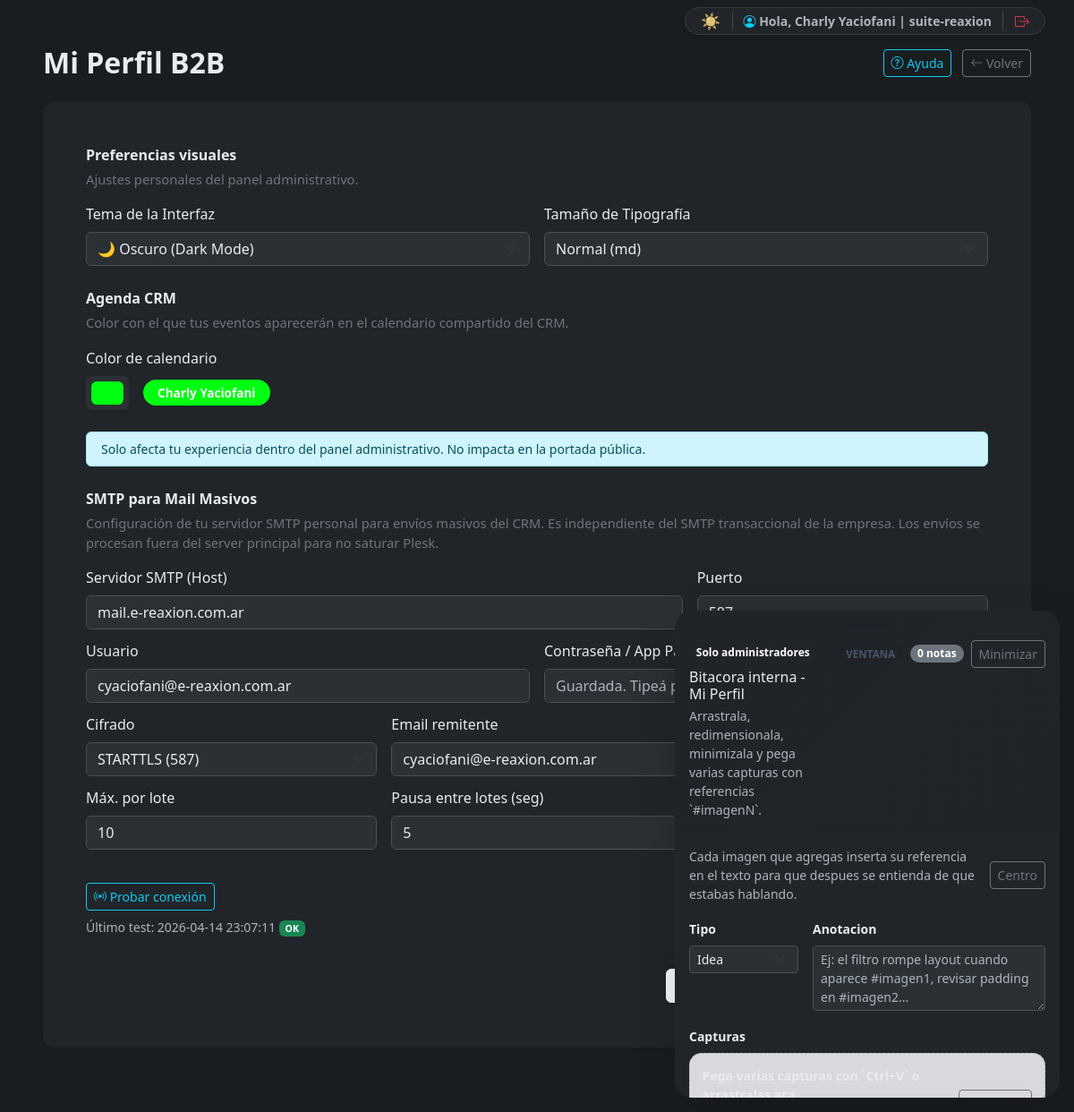
/mi-perfil (signed in), run on the app's committed database.
### tables this page shows
CREATE TABLE `usuarios` (
  `id` int(11) NOT NULL,
  `empresa_id` int(11) NOT NULL,
  `nombre` varchar(150) NOT NULL,
  `email` varchar(150) NOT NULL,
  `email_verificado` tinyint(1) DEFAULT 0,
  `email_verificado_at` datetime DEFAULT NULL,
  `verification_token` varchar(64) DEFAULT NULL,
  `verification_expires` datetime DEFAULT NULL,
  `password_hash` varchar(255) NOT NULL,
  `anura_interno` varchar(50) DEFAULT NULL,
  `reset_token` varchar(64) DEFAULT NULL,
  `reset_expires` datetime DEFAULT NULL,
  `preferencia_tema` varchar(10) DEFAULT 'light',
  `preferencia_fuente` varchar(5) DEFAULT 'md',
  `color_calendario` varchar(20) DEFAULT '#007bff',
  `ultimo_acceso` timestamp NULL DEFAULT NULL,
  `avatar_url` varchar(255) DEFAULT NULL,
  `activo` tinyint(1) NOT NULL DEFAULT 1,
  `es_admin` tinyint(1) NOT NULL DEFAULT 0,
  `es_rxn_admin` tinyint(1) NOT NULL DEFAULT 0,
  `created_at` timestamp NULL DEFAULT current_timestamp(),
  `updated_at` timestamp NULL DEFAULT current_timestamp() ON UPDATE current_timestamp(),
  `dashboard_order` text DEFAULT NULL,
  `tango_perfil_pedido_id` int(11) DEFAULT NULL,
  `tango_perfil_pedido_codigo` varchar(100) DEFAULT NULL,
  `tango_perfil_pedido_nombre` varchar(255) DEFAULT NULL,
  `tango_perfil_snapshot_json` text DEFAULT NULL,
  `tango_perfil_snapshot_date` datetime DEFAULT NULL,
  `tango_perfil_snapshot_synced_at` datetime DEFAULT NULL,
  `deleted_at` datetime DEFAULT NULL
);

CREATE TABLE `crm_mail_smtp_configs` (
  `id` int(11) NOT NULL,
  `empresa_id` int(11) NOT NULL,
  `usuario_id` int(11) NOT NULL,
  `nombre` varchar(120) NOT NULL DEFAULT 'SMTP Masivo',
  `host` varchar(180) NOT NULL,
  `port` smallint(5) UNSIGNED NOT NULL DEFAULT 587,
  `username` varchar(180) NOT NULL,
  `password_encrypted` text NOT NULL,
  `encryption` enum('none','ssl','tls') NOT NULL DEFAULT 'tls',
  `from_email` varchar(180) NOT NULL,
  `from_name` varchar(180) DEFAULT NULL,
  `max_per_batch` smallint(5) UNSIGNED NOT NULL DEFAULT 50,
  `pause_seconds` smallint(5) UNSIGNED NOT NULL DEFAULT 5,
  `activo` tinyint(1) NOT NULL DEFAULT 1,
  `last_test_at` datetime DEFAULT NULL,
  `last_test_status` enum('ok','fail') DEFAULT NULL,
  `last_test_error` text DEFAULT NULL,
  `created_at` timestamp NOT NULL DEFAULT current_timestamp(),
  `updated_at` timestamp NOT NULL DEFAULT current_timestamp() ON UPDATE current_timestamp(),
  `deleted_at` datetime DEFAULT NULL
);

### app/core/View.php (called while the page is built, shortened)
<?php
class View
{
    public static function render(string $path, array $data = []): void
    {
        $file = BASE_PATH . '/' . ltrim($path, '/');
        extract($data, EXTR_SKIP);
        require $file;
    }
}

### app/modules/Usuarios/UsuarioPerfilController.php (called while the page is built, shortened)
<?php
class UsuarioPerfilController
{
    public function index(): void
    {
        $area = OperationalAreaService::resolveFromRequest();
        $pdo = Database::getConnection();
        $stmt = $pdo->prepare("SELECT * FROM usuarios WHERE id = ?");
        $stmt->execute([$_SESSION['user_id']]);
        $usuario = $stmt->fetch(PDO::FETCH_ASSOC);
        $smtpConfig = null;
        $empresaId = Context::getEmpresaId();
        if ($empresaId) {
            $stmtSmtp = $pdo->prepare(
                "SELECT * FROM crm_mail_smtp_configs
                 WHERE empresa_id = ? AND usuario_id = ? AND deleted_at IS NULL
                 LIMIT 1"
            );
            $stmtSmtp->execute([$empresaId, $_SESSION['user_id']]);
            $smtpConfig = $stmtSmtp->fetch(PDO::FETCH_ASSOC) ?: null;
        }
        View::render('app/modules/Usuarios/views/mi_perfil.php', [
            'usuario' => $usuario,
            'smtpConfig' => $smtpConfig,
            'area' => $area,
            'dashboardPath' => OperationalAreaService::dashboardPath($area),
            'helpPath' => OperationalAreaService::helpPath($area),
            'formPath' => OperationalAreaService::profilePath($area),
        ]);
    }
}

### app/core/App.php (called while the page is built, shortened)
<?php
class App
{
    public static function run(): void
    {
        $router = new Router();
        $request = new Request();
        $router->dispatch($request);
    }
}

### public/index.php (called while the page is built, shortened)
<?php
App::run();

### app/modules/Usuarios/views/mi_perfil.php (the view, shortened to what this page needs)
<?php
    $dashboardPath = $dashboardPath ?? '/mi-empresa/dashboard';
    $helpPath = $helpPath ?? '/mi-empresa/ayuda?area=tiendas';
    $formPath = $formPath ?? '/mi-perfil?area=tiendas';
    ?>
    <?php
    $smtpConfig = $smtpConfig ?? null;
    ?>
    <div class="container-fluid mt-2 mb-5 rxn-responsive-container rxn-form-shell">
        <div class="rxn-module-header mb-4">
            <h2 class="fw-bold m-0">Mi Perfil B2B</h2>
            <div class="rxn-module-actions">
                <a href="<?= htmlspecialchars($helpPath) ?>" class="btn btn-outline-info btn-sm" target="_blank" rel="noopener noreferrer"><i class="bi bi-question-circle"></i> Ayuda</a>
                <a href="<?= htmlspecialchars($dashboardPath) ?>" class="btn btn-outline-secondary btn-sm" title="Volver al Entorno"><i class="bi bi-arrow-left"></i> Volver</a>
            </div>
        </div>
        <?php
        require BASE_PATH . '/app/shared/views/components/module_notes_panel.php';
        ?>
        <div class="card rxn-form-card shadow-sm border-0">
            <div class="card-body p-4 p-lg-5">
            <form action="<?= htmlspecialchars($formPath) ?>" method="POST">
                <div class="rxn-form-section">
                    <div class="rxn-form-section-title">Preferencias visuales</div>
                    <div class="rxn-form-section-text">Ajustes personales del panel administrativo.</div>
                    <div class="rxn-form-grid">
                        <div class="rxn-form-span-6">
                            <label class="form-label fw-medium text-dark">Tema de la Interfaz</label>
                            <select name="preferencia_tema" class="form-select">
                                <option value="dark" <?= ($usuario['preferencia_tema'] ?? '') === 'dark' ? 'selected' : '' ?>>🌙 Oscuro (Dark Mode)</option>
                            </select>
                        </div>
                        <div class="rxn-form-span-6">
                            <label class="form-label fw-medium text-dark">Tamaño de Tipografía</label>
                            <select name="preferencia_fuente" class="form-select">
                                <option value="md" <?= ($usuario['preferencia_fuente'] ?? '') === 'md' ? 'selected' : '' ?>>Normal (md)</option>
                            </select>
                        </div>
                    </div>
                </div>
                <div class="rxn-form-section mt-4">
                    <div class="rxn-form-section-title">Agenda CRM</div>
                    <div class="rxn-form-section-text">Color con el que tus eventos aparecerán en el calendario compartido del CRM.</div>
                    <div class="rxn-form-grid">
                        <div class="rxn-form-span-6">
                            <label class="form-label fw-medium text-dark">Color de calendario</label>
                            <div class="d-flex align-items-center gap-3">
                                <input type="color" name="color_calendario" class="form-control form-control-color border-0 shadow-sm" value="<?= htmlspecialchars($usuario['color_calendario'] ?? '#007bff') ?>" title="Elegí tu color para la agenda">
                                <span class="badge rounded-pill px-3 py-2 shadow-sm" style="background: <?= htmlspecialchars($usuario['color_calendario'] ?? '#007bff') ?>; color: #fff; font-size: 0.85rem;" id="color-preview"><?= htmlspecialchars($usuario['nombre'] ?? 'Tu nombre') ?></span>
                            </div>
                        </div>
                    </div>
                </div>
                <div class="alert alert-info py-2 small mb-4 mt-4">
                    Solo afecta tu experiencia dentro del panel administrativo. No impacta en la portada pública.
                </div>
                <div class="rxn-form-section mt-4">
                    <div class="rxn-form-section-title">SMTP para Mail Masivos</div>
                    <div class="rxn-form-section-text">
                        Configuración de tu servidor SMTP personal para envíos masivos del CRM. Es independiente del SMTP transaccional de la empresa.
                        Los envíos se procesan fuera del server principal para no saturar Plesk.
                    </div>
                    <div class="rxn-form-grid">
                        <div class="rxn-form-span-8">
                            <label for="smtp_host" class="form-label fw-medium text-dark">Servidor SMTP (Host)</label>
                            <input type="text" class="form-control" id="smtp_host" name="smtp_host"
                                   value="<?= htmlspecialchars($smtpConfig['host'] ?? '') ?>"
                                   placeholder="ej. smtp.gmail.com">
                        </div>
                        <div class="rxn-form-span-4">
                            <label for="smtp_port" class="form-label fw-medium text-dark">Puerto</label>
                        </div>
                        <div class="rxn-form-span-6">
                            <label for="smtp_username" class="form-label fw-medium text-dark">Usuario</label>
                            <input type="text" class="form-control" id="smtp_username" name="smtp_username"
                                   value="<?= htmlspecialchars($smtpConfig['username'] ?? '') ?>"
                                   placeholder="tuemail@tudominio.com"
                                   autocomplete="off">
                        </div>
                        <div class="rxn-form-span-6">
                            <label for="smtp_password" class="form-label fw-medium text-dark">Contraseña / App Password</label>
                        </div>
                        <div class="rxn-form-span-4">
                            <label for="smtp_encryption" class="form-label fw-medium text-dark">Cifrado</label>
                            <select class="form-select" id="smtp_encryption" name="smtp_encryption">
                                <?php $enc = $smtpConfig['encryption'] ?? 'tls'; ?>
                                <option value="tls" <?= $enc === 'tls' ? 'selected' : '' ?>>STARTTLS (587)</option>
                            </select>
                        </div>
                        <div class="rxn-form-span-4">
                            <label for="smtp_from_email" class="form-label fw-medium text-dark">Email remitente</label>
                            <input type="email" class="form-control" id="smtp_from_email" name="smtp_from_email"
                                   value="<?= htmlspecialchars($smtpConfig['from_email'] ?? '') ?>"
                                   placeholder="envios@tudominio.com">
                        </div>
                        <div class="rxn-form-span-4">
                            <label for="smtp_from_name" class="form-label fw-medium text-dark">Nombre remitente</label>
                        </div>
                        <div class="rxn-form-span-4">
                            <label for="smtp_max_per_batch" class="form-label fw-medium text-dark">Máx. por lote</label>
                            <input type="number" class="form-control" id="smtp_max_per_batch" name="smtp_max_per_batch" min="1" max="1000"
                                   value="<?= htmlspecialchars((string) ($smtpConfig['max_per_batch'] ?? 50)) ?>">
                            <div class="form-text">Cantidad antes de pausar.</div>
                        </div>
                        <div class="rxn-form-span-4">
                            <label for="smtp_pause_seconds" class="form-label fw-medium text-dark">Pausa entre lotes (seg)</label>
                            <input type="number" class="form-control" id="smtp_pause_seconds" name="smtp_pause_seconds" min="0" max="300"
                                   value="<?= htmlspecialchars((string) ($smtpConfig['pause_seconds'] ?? 5)) ?>">
                        </div>
                        <div class="rxn-form-span-4">
                            <label class="form-label fw-medium text-dark">Estado</label>
                            <div class="form-check form-switch mt-2">
                                <label class="form-check-label" for="smtp_activo">Activo</label>
                            </div>
                        </div>
                        <div class="rxn-form-span-12">
                            <button type="button" id="btn-test-smtp" class="btn btn-outline-info btn-sm">
                                <i class="bi bi-broadcast"></i> Probar conexión
                            </button>
                            <?php if (!empty($smtpConfig['last_test_at'])): ?>
                                <div class="mt-2 small text-muted">
                                    Último test:
                                    <?= htmlspecialchars((string) $smtpConfig['last_test_at']) ?>
                                    <?php if ($smtpConfig['last_test_status'] === 'ok'): ?>
                                        <span class="badge bg-success">OK</span>
                                    <?php endif; ?>
                                </div>
                            <?php endif; ?>
                        </div>
                    </div>
                </div>
                <div class="rxn-form-actions">
                    <a href="<?= htmlspecialchars($dashboardPath) ?>" class="btn btn-light">Cancelar</a>
                    <button type="submit" class="btn btn-primary fw-bold py-2 px-4">💾 Guardar Configuración</button>
                </div>
            </form>
            </div>
        </div>
    </div>
<?php
require BASE_PATH . '/app/shared/views/admin_layout.php';
?>

### data on the page
usuarios: preferencia_tema "🌙 Oscuro (Dark Mode)", preferencia_fuente "Normal (md)", color_calendario "#00ff11", nombre "Charly Yaciofani"
crm_mail_smtp_configs: smtp_host "mail.e-reaxion.com.ar", smtp_username "cyaciofani@e-reaxion.com.ar", smtp_encryption "STARTTLS (587)", smtp_from_email "cyaciofani@e-reaxion.com.ar", smtp_max_per_batch "10", smtp_pause_seconds "5", last_test_at "2026-04-14 23:07:11"

### other printed values
$oppositeThemeBtn "☀️"
$backofficeUserName "Charly Yaciofani"
$backofficeEmpresaNombre "suite-reaxion"
$moduleNotesLabel "Mi Perfil"
$moduleNotesCount "0"
